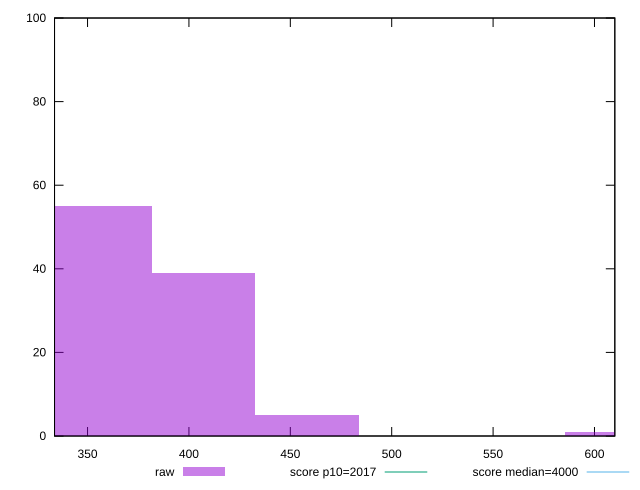

This figure's gnuplot source:
reset

$raw <<EOF
458.2313423788328 5
407.3167487811847 39
356.4021551835366 55
610.975123171777 1
EOF

set key outside below
set boxwidth 50.914593597648086
set xrange [333.7199999999999:610.0320000000004]
set yrange [0:100]
set trange [0:100]
set style fill transparent solid 0.5 noborder

set parametric
set terminal svg size 640, 490 enhanced background rgb 'white'
set output "report_00023_2021-02-20T12:14:57.249Z/mainthread-work-breakdown/samples/pages+cached+noadtech+nomedia+nocss/raw/histogram.svg"

plot $raw title "raw" with boxes, \
     2017,t title "score p10=2017", \
     4000,t title "score median=4000"

reset
